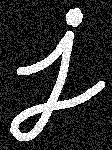
#> input picture python_opencv_1_src/10_모폴로지/test2.png, 112 x 150 px
$ python 11-6.py
#> lines starting #> are read from the running program, lines starting #| are printed output that depends on the picture
import cv2
import numpy as np


img_gray = cv2.imread('test2.png', cv2.IMREAD_GRAYSCALE)
#> img_gray is the input picture: shape (150, 112); min 0, max 255, mean 53.8

kernel = cv2.getStructuringElement( cv2.MORPH_RECT, ( 3, 3 ) )
img_result = cv2.morphologyEx(img_gray, cv2.MORPH_OPEN, kernel)
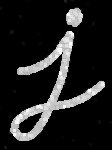
#> img_result: shape (150, 112); min 0, max 255, mean 31.9

cv2.imshow("Input", img_gray)
cv2.imshow("Result", img_result)

cv2.waitKey(0)
cv2.destroyAllWindows()
